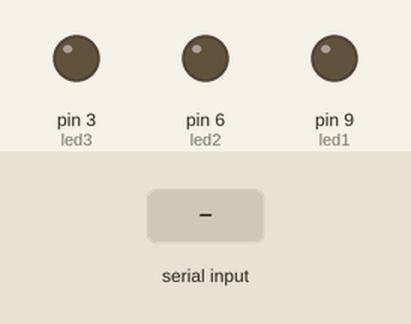
The sketch below on a simulated Arduino Uno, built with avr-gcc and run on an emulated ATmega328P. Parts: output pins drawn as LEDs (lit = HIGH). Dashed ring = blinking. Inputs (shaded band) come from the test bench. The local clock reads 2024-03-15 10:24:30 at power-on unless the sketch sets it; storage starts empty; what the sketch prints to the serial monitor is not drawn.

Above: at 0.1 s.
At 2.2 s:
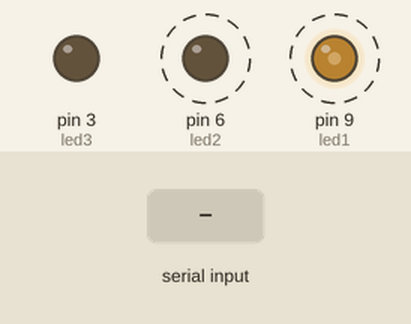
2.3 s: "A" received over Serial
Timing chart, 0 to 11.3 s (numbered marks = the images above; inputs shaded):
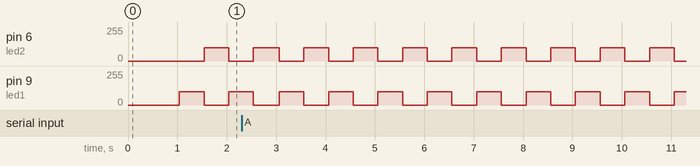

The sketch:

RTC_SD_U7_Real_.ino
```cpp
//Using Arduino Uno R3 ATmega328p
//Using DS3231 RTC
//Using MicroSD
//Using SimpleTimer Library
#include <SimpleTimer.h>
#include <DS3231.h>
#include <SPI.h>
#include <SD.h>
SimpleTimer timer;
DS3231  rtc(SDA, SCL);//(SD A4)(SC A5)//
File myFile;
int led1 = 9;
int led2 = 6;
int led3 = 3;
String hari,tanggal,waktu;
String result;
int detik;
int ledRl;
char data;
void setup() {
  // put your setup code here, to run once:
timer.setInterval(1000L, led);
Serial.begin(9600);
pinMode (led1, OUTPUT);
pinMode (led2, OUTPUT);
pinMode (led3, OUTPUT);
Serial.println();
Serial.println("Buka file di kartu microSD");
if (!SD.begin(10))//int adalah untuk pin chip MikroSD//
{
 Serial.println("SD Not_Starting");
 analogWrite(led3, 100);
 ledRl=0;
 return;
}
rtc.begin();
hari = rtc.getDOWStr();
tanggal = rtc.getDateStr();
waktu = rtc.getTimeStr();
result = String(hari)+" -- " + tanggal + " -- " + waktu;
myFile = SD.open("LOGMODUL.TXT", FILE_WRITE);
myFile.println("Device is Starting");
myFile.println("=== Bismillah ===");
myFile.println(result);
myFile.println("");
myFile.close();
Serial.println("Sukses microSD!");
Serial.println();
delay(1000);
detik=1;
ledRl =1;
}

void led()
{
  if (ledRl==1)
  {
    analogWrite(led1, 100);
    digitalWrite(led2, LOW);
    delay(500);
    analogWrite(led2, 100);
    digitalWrite(led1, LOW);
    delay(500);
  }
  else
  {
    analogWrite(led3, 100);
  }

}

void bacaFile()
{
while(Serial.available()>0)
{
  data = Serial.read();
  if (data == 'A')
  {
    myFile=SD.open("LOGMODUL.txt");
    if (myFile)
    {
      while(myFile.available())
      {
        Serial.write(myFile.read());
      }
      myFile.close();
    }
    else
    {
      Serial.println("Gagal!");
    }
  }
  else if (data == 'B')
  {
    myFile=SD.open("LOGMODUL.txt");
    if (myFile)
    {
      while(myFile.available())
      {
        Serial.write(myFile.read());
      }
      myFile.close();
    }
    else
    {
      Serial.println("Gagal!");
    }
  }
}
}

void loop() {
  // put your main code here, to run repeatedly:
timer.run();
bacaFile();
}
```

Measured:
- by itself, pin 6 (led2), pin 9 (led1): alternates 100/255 for 0.50 s and 0/255 for 0.50 s
